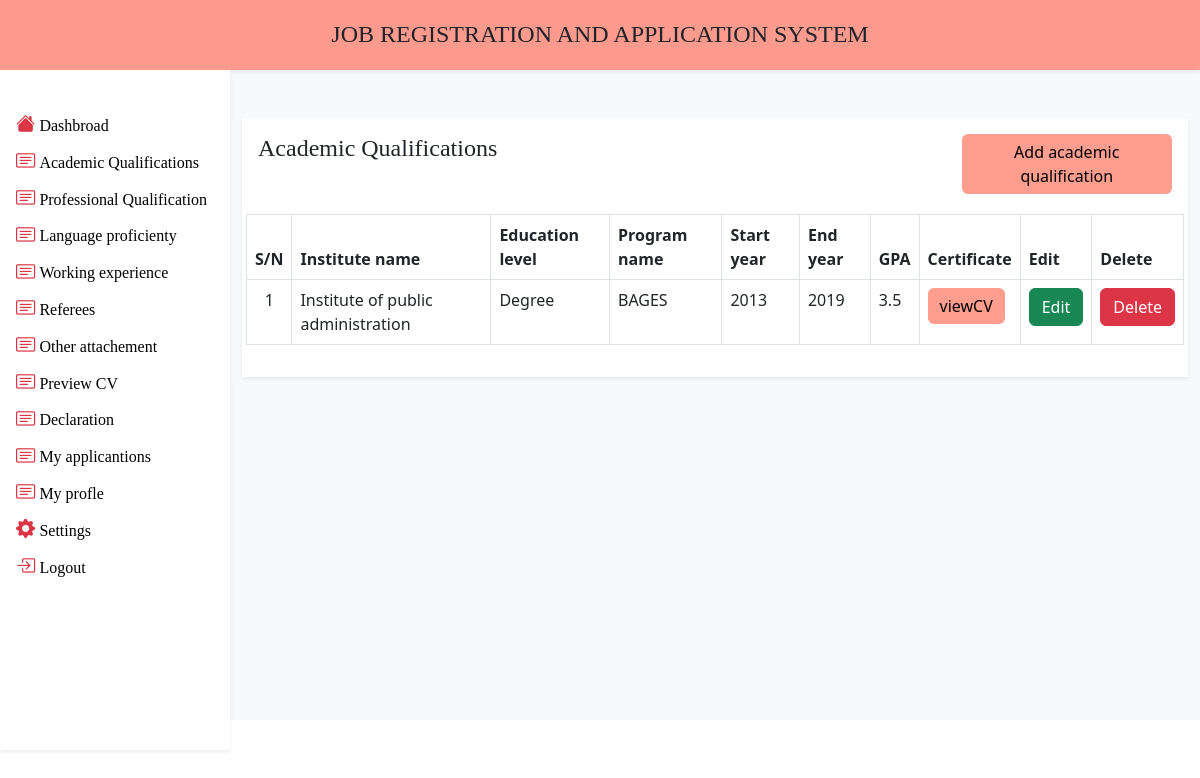
The page /applicant/academicQualification.php (signed in) on the database its author committed.
### tables this page shows
CREATE TABLE `academicQualification` (
  `aqId` int(11) NOT NULL,
  `educationLevel` varchar(80) NOT NULL,
  `instituteName` varchar(150) NOT NULL,
  `programName` varchar(90) NOT NULL,
  `startYear` year(4) NOT NULL,
  `endYear` year(4) NOT NULL,
  `gpa` char(4) NOT NULL,
  `certificate` varchar(80) NOT NULL,
  `applicantEmail` varchar(45) NOT NULL
);

### applicant/academicQualification.php (the view)
<?php include_once "topHeader.php"; ?>
            <div class='container-fluid mt-5'>
                    <div class="card border-0 shadow-sm rounded-0">
                      <div class="card-body">
                        <div class="row">
                          <div class="col-md-9">
                            <p class="h4 font-f">Academic Qualifications </p>
                          </div>
                          <div class="col-md-3">
                            <a href="addAcc.php" class="btn btn-primary mb-3 text-black border-0 border-2" style="background-color:rgba(255, 93, 69, 0.6);">Add academic qualification</a>
                          </div>
                        <table class='table table-hover table-bordered mt-1' id="post-table">
                          <thead>
                            <tr>
                              <th width='1%'>S/N</th>
                              <th >Institute name</th>
                              <th >Education level</th>
                              <th>Program name</th>
                              <th>Start year</th>
                              <th>End year</th>
                              <th>GPA </th>
                              <th>Certificate</th>
                              <th >Edit</th>
                              <th >Delete</th>
                            </tr>
                          </thead>
                          <tbody>
                            <?php
                              $no =  1;
                              $app = mysqli_query($con,"select * from  academicQualification where applicantEmail = '".$profile['email']."' order by gpa desc;  ");
                              while ($query = mysqli_fetch_array($app)) {
                            ?>
                              <tr>
                                      <td class='text-center'><?php echo $no; ?></td>
                                        <td><?php echo $query['instituteName']; ?> </td>
                                        <td> <?php echo $query['educationLevel']; ?></td>
                                        <td> <?php echo $query['programName']; ?></td>
                                        <td> <?php echo $query['startYear']; ?></td>
                                        <td> <?php echo $query['endYear']; ?></td>
                                        <td><?php echo $query['gpa']; ?></td>
                                        <td>
                                            <a class="btn btn-info border-0" href="cv/<?php echo $query['certificate']; ?>" target="_blank" style="background-color:rgba(255, 93, 69, 0.6);">viewCV</a>
                                        </td>
                                        <td>
                                          <a href="updateAcc.php?id=<?php echo $query['aqId']; ?>&in=<?php echo $query['instituteName']; ?>&ed=<?php echo $query['educationLevel']; ?>&pr=<?php echo $query['programName']; ?>&st=<?php echo $query['startYear']; ?>&en=<?php echo $query['endYear']; ?>&gpa=<?php echo $query['gpa']; ?>" class="btn btn-success ">Edit</a>
                                        </td>
                                        <td>
                                          <a href="../app/qualificationHandler.php?aqDelete=<?php echo $query['aqId']; ?>" class="btn btn-danger" onclick=" return confirm('Are you sure want to delete this..? ')">Delete</a>
                                        </td>
                              </tr>
                            <?php $no +=1; }?>
                          </tbody>
                        </table>
                      </div>
                    </div>
                </div>
            </div>
        </div>
</body>
</html>

### assets/css/style.css (style rules this page uses)
.font-f { font-family: initial; }

### rows shown on the page
academicqualification: instituteName "Institute of public administration", educationLevel "Degree", programName "BAGES", startYear "2013", endYear "2019", gpa "3.5"
